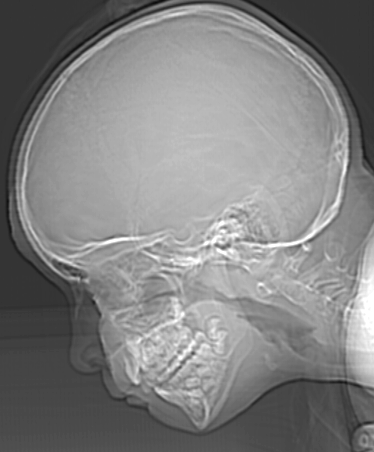
#> input picture Imagenes/Fig0221.tif, 374 x 452 px, found by its file name
$ jupyter execute --allow-errors 'Ejercicios_Clase_VC_(2).ipynb'   (shell and % lines are left out)   (older library calls are emulated)
#> lines starting #> are read from the running program, lines starting #| are printed output that depends on the picture
<a href="https://colab.research.google.com/github/ErandiBarrientos/Taller-VC/blob/main/Ejercicios_Clase_VC_(2).ipynb" target="_parent"></a>

**CAPITULO # 2**

**Diapositiva 22**

[cell 1]
import cv2
import numpy as np
from matplotlib import pyplot as plt


img = cv2.imread('Fig0221.tif',-1)
#> img is the input picture: shape (452, 374); min 12, max 255, mean 129.4


print ('Dimensiones : ',img.shape)
#| Dimensiones :  (452, 374)
#print (img)

img2=cv2.cvtColor(img,cv2.COLOR_GRAY2BGR)

print ('Dimensiones : ',img2.shape)
#| Dimensiones :  (452, 374, 3)
#print (img_gray)

cv2.imshow('Imagen en Color',img2)
cv2.imshow('Imagen en escala de Grises',img)

# [7 lines of commented-out code are left out]

Diapositiva 30

[cell 2]
import cv2
import numpy as np
from matplotlib import pyplot as plt
from mpl_toolkits.mplot3d import Axes3D

img = cv2.imread('Fig0221.tif', 0)

print ('Valor del Pixel:',img[25][50])
#| Valor del Pixel: 52

line = img[226,:]
#> line = 374 values, max 244 at index 218, min 22 at index 9, mean 157.9

#graficar linea
plt.plot(line)
plt.show()
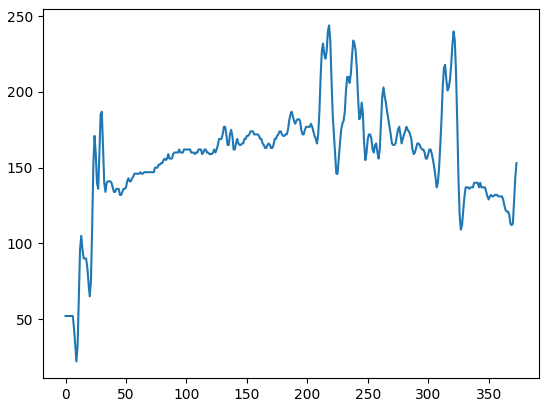
#> figure drawn by matplotlib, 1 panel; curve peaks at x = 218, y = 244

#crear rejilla o mesh
xx, yy = np.mgrid[0:img.shape[0], 0:img.shape[1]]

#crear grafico de superficie
fig = plt.figure()
#> (the rest of this cell did not finish here and is left out)

**Diapositiva 55**

[cell 3]
import cv2
import numpy as np
from matplotlib import pyplot as plt

img = cv2.imread('Fig0219.tif', 0)
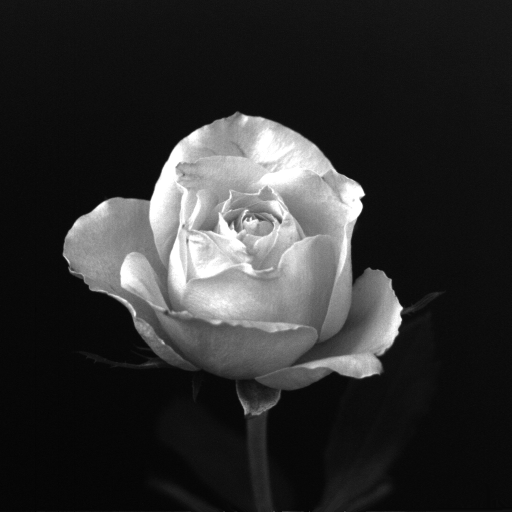
#> input picture Imagenes/Fig0219.tif, 1024 x 1024 px, found by its file name (shown at 1/2 size)
#> img is the input picture: shape (1024, 1024); min 0, max 255, mean 46.8

scale_percent = 2
width = int(img.shape[0]* scale_percent / 100)
#> width = 20
height = int(img.shape[1]* scale_percent / 100)
#> height = 20
dim = (width, height)
#> dim = (20, 20)

img_SCALED = cv2.resize(img,dim,interpolation=cv2.INTER_LINEAR)
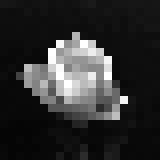
#> img_SCALED: shape (20, 20) (shown 8 times larger); min 5, max 255, mean 46.7

plt.imshow(img, cmap='gray')
plt.title('Imagen Original')
plt.show()

plt.imshow(img_SCALED, cmap='gray')
plt.title('Imagen Escalada')
plt.show()

[cell 4]
import cv2
import numpy as np
from matplotlib import pyplot as plt

img = cv2.imread('Fig0219.tif', 0)

dim128 = (128, 128)
dim64 = (64, 64)
dim32 = (32, 32)


scaled_LINEAR_128 = cv2.resize(img, dim128, interpolation=cv2.INTER_LINEAR)
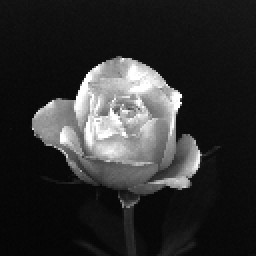
#> scaled_LINEAR_128: shape (128, 128) (shown 2 times larger); min 4, max 255, mean 47
scaled_LINEAR_64 = cv2.resize(img, dim64, interpolation=cv2.INTER_LINEAR)
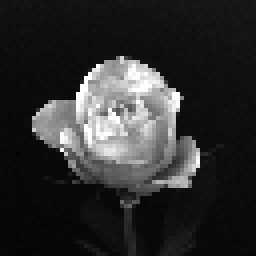
#> scaled_LINEAR_64: shape (64, 64) (shown 4 times larger); min 2, max 255, mean 46.7
scaled_LINEAR_32 = cv2.resize(img, dim32, interpolation=cv2.INTER_LINEAR)
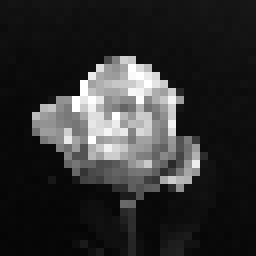
#> scaled_LINEAR_32: shape (32, 32) (shown 8 times larger); min 5, max 255, mean 47.1

scaled_NEAREST_128 = cv2.resize(img, dim128, interpolation=cv2.INTER_NEAREST)
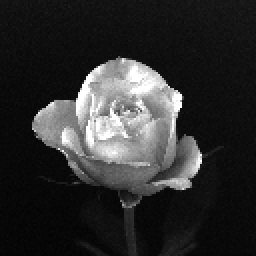
#> scaled_NEAREST_128: shape (128, 128) (shown 2 times larger); min 2, max 255, mean 46.7
scaled_NEAREST_64 = cv2.resize(img, dim64, interpolation=cv2.INTER_NEAREST)
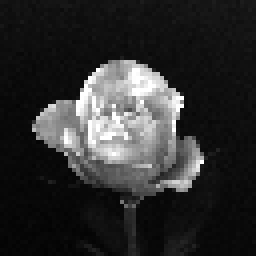
#> scaled_NEAREST_64: shape (64, 64) (shown 4 times larger); min 3, max 255, mean 46.7
scaled_NEAREST_32 = cv2.resize(img, dim32, interpolation=cv2.INTER_NEAREST)
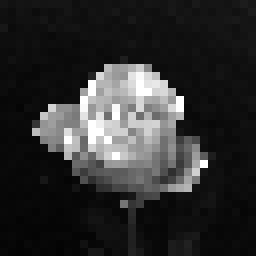
#> scaled_NEAREST_32: shape (32, 32) (shown 8 times larger); min 3, max 255, mean 46.5

plt.subplot(2,3,1),plt.imshow(scaled_LINEAR_128, cmap='gray'), plt.title('a')
plt.xticks([]), plt.yticks([])
plt.subplot(2,3,2),plt.imshow(scaled_LINEAR_64, cmap='gray'), plt.title('b')
plt.xticks([]), plt.yticks([])
plt.subplot(2,3,3),plt.imshow(scaled_LINEAR_32, cmap='gray'), plt.title('c')
plt.xticks([]), plt.yticks([])
plt.subplot(2,3,4),plt.imshow(scaled_NEAREST_128, cmap='gray'), plt.title('d')
plt.xticks([]), plt.yticks([])
plt.subplot(2,3,5),plt.imshow(scaled_NEAREST_64, cmap='gray'), plt.title('e')
plt.xticks([]), plt.yticks([])
plt.subplot(2,3,6),plt.imshow(scaled_NEAREST_32, cmap='gray'), plt.title('f')
plt.xticks([]), plt.yticks([])
plt.show()
